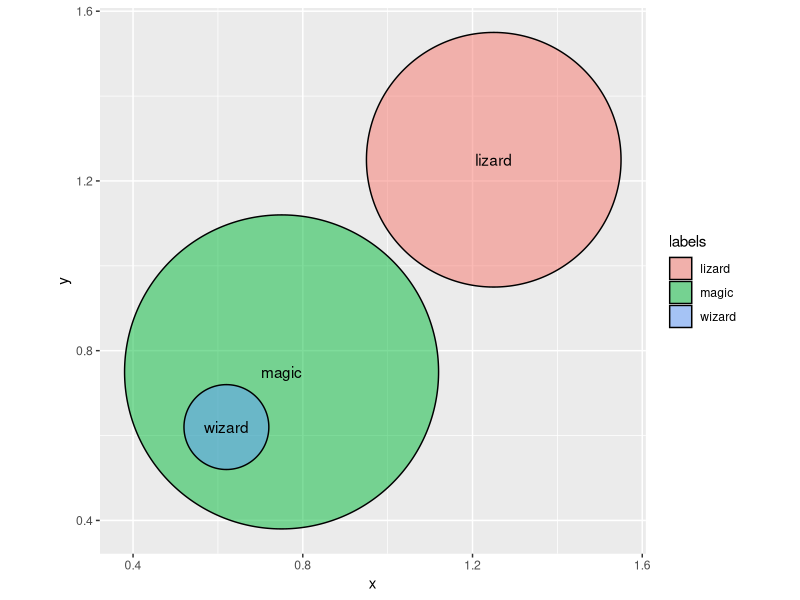

This figure's R source:
## ---- chunk 1
knitr::opts_chunk$set(echo = FALSE, warning = FALSE, message = FALSE)
options( digits = 2, scipen = 99999)
## ---- chunk 2
library(kableExtra)
library(knitr)

caption <- "implication truth table"
  
truth <- data.frame(
  P0 = c(T, T, F, F),
  Q0 = c(T, F, T, F),
  ifPthenQ = c(T, F, T, T)
)

colnames(truth) <- c("P", "Q", "if P then Q")

kable(truth, align = "c", caption = caption, escape = FALSE) %>% 
  kable_styling(full_width = F)
## ---- chunk 3
library(kableExtra)
caption <- "modus ponens deduction"
major <- "if A is true, then B is true"
minor <- "B is true"
conclusion <- "therefore, A is true"
argument <- rbind(major, minor, conclusion)
knitr::kable(argument, align = "c", caption = caption) %>% 
  kable_styling(full_width = F) %>%
  row_spec(2, hline_after = T)
## ---- chunk 4
library(dplyr)
library(tidyverse)
library(ggforce)

labels <- c("magic", "wizard", "lizard")
x <- c(0.75, 0.62, 1.25)
y <- c(0.75, 0.62, 1.25)
r <- c(0.37, 0.1, 0.3)
logic_df <- data.frame(labels = labels, x = x, y = y, r = r)
logic_df %>% 
      ggplot() +
        geom_circle(aes(x0 = x, y0 = y, r = r, fill=labels), alpha = .5) +
        #facet_wrap(~animal) +
        geom_text(aes(x = x, y = y, label = labels)) +
        coord_fixed()

## ---- chunk 5
library(kableExtra)
library(knitr)

caption <- "modus ponens truth table"
  
truth <- data.frame(
  P0 = c(T, T, F, F),
  Q0 = c(T, F, T, F),
  ifPthenQ = c(T, F, T, T),
  P1 = c(T, T, F, F),
  Q1 = c(T, F, T, F)
)

colnames(truth) <- c("P", "Q", "if P then Q", "P", "Q")

kable(truth, align = "c", caption = caption, escape = FALSE) %>% 
  kable_styling(full_width = F)
## ---- chunk 6
library(kableExtra)
caption <- "modus ponens plausibility"
major <- "if A is true, then B is true"
minor <- "B is true"
conclusion <- "therefore, A becomes more plausible"
argument <- rbind(major, minor, conclusion)
knitr::kable(argument, align = "c", caption = caption) %>% 
  kable_styling(full_width = F) %>%
  row_spec(2, hline_after = T)
## ---- chunk 7
library(kableExtra)
caption <- "modus tollens deduction"
major <- "if A is true, then B is true"
minor <- "A is false"
conclusion <- "therefore, B is false"
argument <- rbind(major, minor, conclusion)
knitr::kable(argument, align = "c", caption = caption) %>% 
  kable_styling(full_width = F) %>% 
  row_spec(2, extra_latex_after = "\\cline(2)")
#%>% row_spec(1, hline_after = T)
## ---- chunk 8
library(kableExtra)
caption <- "modus tollens plausibility"
major <- "if A is true, then B is true"
minor <- "A is false"
conclusion <- "therefore, B becomes less plausible"
argument <- rbind(major, minor, conclusion)
knitr::kable(argument, align = "c", caption = caption) %>% 
  kable_styling(full_width = F) %>% 
  row_spec(2, extra_latex_after = "\\cline(2)")
#%>% row_spec(1, hline_after = T)
## ---- chunk 9
library(kableExtra)
library(knitr)

caption <- "voter conjectures"
  
conjectures <- data.frame(
  c1 = c("R", "B", "B", "B", "B"),
  c2 = c("R", "R", "B", "B", "B"),
  c3 = c("R", "R", "R", "B", "B"),
  c4 = c("R", "R", "R", "R", "B")
)

colnames(conjectures) <- c("1", "2", "3", "4")

kable(conjectures, align = "c", caption = caption, escape = FALSE) %>% 
  kable_styling(full_width = F)
## ---- chunk 10
library(kableExtra)
library(knitr)

caption <- "ways voter conjectures turn out"
  
conjectures <- data.frame(
  c1 = c("R", "B", "B", "B", "B"),
  c2 = c("R", "R", "B", "B", "B"),
  c3 = c("R", "R", "R", "B", "B"),
  c4 = c("R", "R", "R", "R", "B"),
  ways = c("0 x 4 x 0 = 0", "1 x 3 x 1 = 3", "2 x 2 x 2 = 8", "3 x 1 x 3 = 9 ", "4 x 0 x 4 = 0" ),
  relative = c( 0, 0.15, 0.40, 0.45, 0)
)

colnames(conjectures) <- c("1", "2", "3", "4")

kable(conjectures, align = "c", caption = caption, escape = FALSE) %>% 
  kable_styling(full_width = F)
